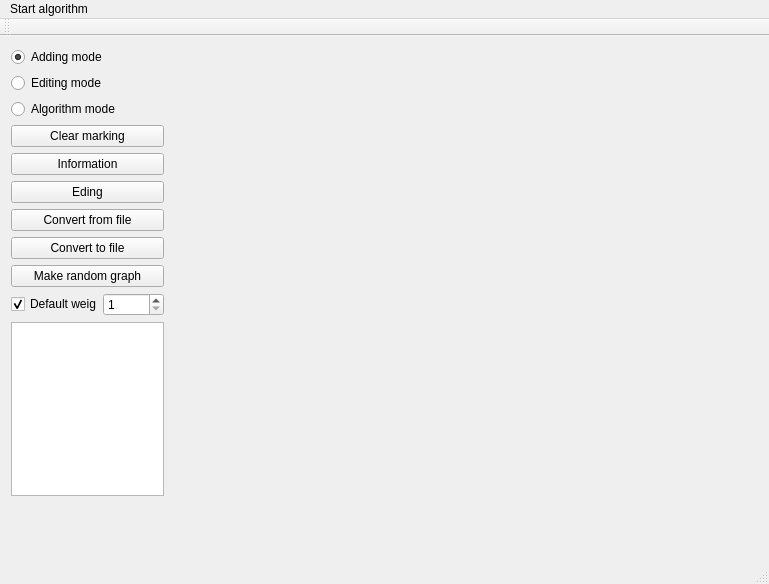
<?xml version="1.0" encoding="UTF-8"?>
<ui version="4.0">
 <class>MainWindow</class>
 <widget class="QMainWindow" name="MainWindow">
  <property name="geometry">
   <rect>
    <x>0</x>
    <y>0</y>
    <width>769</width>
    <height>584</height>
   </rect>
  </property>
  <property name="windowTitle">
   <string>MainWindow</string>
  </property>
  <widget class="QWidget" name="centralWidget">
   <widget class="QWidget" name="layoutWidget">
    <property name="geometry">
     <rect>
      <x>0</x>
      <y>0</y>
      <width>175</width>
      <height>471</height>
     </rect>
    </property>
    <layout class="QVBoxLayout" name="verticalLayout_2">
     <item>
      <layout class="QVBoxLayout" name="verticalLayout">
       <item>
        <widget class="QRadioButton" name="radioAdding">
         <property name="text">
          <string>Adding mode</string>
         </property>
         <property name="checked">
          <bool>true</bool>
         </property>
        </widget>
       </item>
       <item>
        <widget class="QRadioButton" name="radioEditing">
         <property name="text">
          <string>Editing mode</string>
         </property>
        </widget>
       </item>
       <item>
        <widget class="QRadioButton" name="radioAlgorithm">
         <property name="text">
          <string>Algorithm mode</string>
         </property>
        </widget>
       </item>
       <item>
        <widget class="QPushButton" name="pushButtonClearMarking">
         <property name="text">
          <string>Clear marking</string>
         </property>
        </widget>
       </item>
       <item>
        <widget class="QPushButton" name="pushButtonInformation">
         <property name="text">
          <string>Information</string>
         </property>
        </widget>
       </item>
       <item>
        <widget class="QPushButton" name="pushButtonEding">
         <property name="text">
          <string>Eding</string>
         </property>
        </widget>
       </item>
       <item>
        <widget class="QPushButton" name="pushButton">
         <property name="text">
          <string>Convert from file</string>
         </property>
        </widget>
       </item>
       <item>
        <widget class="QPushButton" name="pushButtonClearMarking_4">
         <property name="text">
          <string>Convert to file</string>
         </property>
        </widget>
       </item>
       <item>
        <widget class="QPushButton" name="pushButtonRandomGraph">
         <property name="text">
          <string>Make random graph</string>
         </property>
        </widget>
       </item>
      </layout>
     </item>
     <item>
      <layout class="QHBoxLayout" name="horizontalLayout">
       <item>
        <widget class="QCheckBox" name="checkDefaultWeight">
         <property name="text">
          <string>Default weigh</string>
         </property>
         <property name="checked">
          <bool>true</bool>
         </property>
        </widget>
       </item>
       <item>
        <widget class="QSpinBox" name="spinDefaultWeight">
         <property name="minimum">
          <number>1</number>
         </property>
         <property name="maximum">
          <number>10000</number>
         </property>
        </widget>
       </item>
      </layout>
     </item>
     <item>
      <widget class="QListView" name="listView"/>
     </item>
    </layout>
   </widget>
  </widget>
  <widget class="QMenuBar" name="menuBar">
   <property name="geometry">
    <rect>
     <x>0</x>
     <y>0</y>
     <width>769</width>
     <height>21</height>
    </rect>
   </property>
   <widget class="QMenu" name="menuStart_algorithm">
    <property name="title">
     <string>Start algorithm</string>
    </property>
    <addaction name="actionAlgo_1"/>
    <addaction name="actionAlgo_2"/>
    <addaction name="actionAlgo_3"/>
    <addaction name="actionAlgo_4"/>
    <addaction name="actionAlgo_5"/>
    <addaction name="actionAlgo_6"/>
    <addaction name="actionAlgo_7"/>
   </widget>
   <addaction name="menuStart_algorithm"/>
  </widget>
  <widget class="QToolBar" name="mainToolBar">
   <attribute name="toolBarArea">
    <enum>TopToolBarArea</enum>
   </attribute>
   <attribute name="toolBarBreak">
    <bool>false</bool>
   </attribute>
  </widget>
  <widget class="QStatusBar" name="statusBar"/>
  <action name="action">
   <property name="text">
    <string>і</string>
   </property>
  </action>
  <action name="actionAlgo_1">
   <property name="text">
    <string>Algo-1</string>
   </property>
  </action>
  <action name="actionAlgo_2">
   <property name="text">
    <string>Algo-2</string>
   </property>
  </action>
  <action name="actionAlgo_3">
   <property name="text">
    <string>Algo-3</string>
   </property>
  </action>
  <action name="actionAlgo_4">
   <property name="text">
    <string>Algo-4</string>
   </property>
  </action>
  <action name="actionAlgo_5">
   <property name="text">
    <string>Algo-5</string>
   </property>
  </action>
  <action name="actionAlgo_6">
   <property name="text">
    <string>Algo-6</string>
   </property>
  </action>
  <action name="actionAlgo_7">
   <property name="text">
    <string>Algo-7</string>
   </property>
  </action>
 </widget>
 <layoutdefault spacing="6" margin="11"/>
 <resources/>
 <connections>
  <connection>
   <sender>radioAdding</sender>
   <signal>toggled(bool)</signal>
   <receiver>pushButtonClearMarking</receiver>
   <slot>click()</slot>
   <hints>
    <hint type="sourcelabel">
     <x>113</x>
     <y>41</y>
    </hint>
    <hint type="destinationlabel">
     <x>123</x>
     <y>118</y>
    </hint>
   </hints>
  </connection>
  <connection>
   <sender>radioEditing</sender>
   <signal>toggled(bool)</signal>
   <receiver>pushButtonClearMarking</receiver>
   <slot>click()</slot>
   <hints>
    <hint type="sourcelabel">
     <x>25</x>
     <y>70</y>
    </hint>
    <hint type="destinationlabel">
     <x>29</x>
     <y>119</y>
    </hint>
   </hints>
  </connection>
  <connection>
   <sender>listView</sender>
   <signal>activated(QModelIndex)</signal>
   <receiver>MainWindow</receiver>
   <slot>repaint()</slot>
   <hints>
    <hint type="sourcelabel">
     <x>96</x>
     <y>279</y>
    </hint>
    <hint type="destinationlabel">
     <x>135</x>
     <y>351</y>
    </hint>
   </hints>
  </connection>
 </connections>
</ui>
